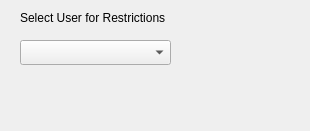
<?xml version="1.0" encoding="UTF-8"?>
<ui version="4.0">
 <class>selectUserGroupDialog</class>
 <widget class="QDialog" name="selectUserGroupDialog">
  <property name="geometry">
   <rect>
    <x>0</x>
    <y>0</y>
    <width>310</width>
    <height>131</height>
   </rect>
  </property>
  <property name="windowTitle">
   <string>Select User</string>
  </property>
  <widget class="QLabel" name="label">
   <property name="geometry">
    <rect>
     <x>20</x>
     <y>10</y>
     <width>221</width>
     <height>16</height>
    </rect>
   </property>
   <property name="text">
    <string>Select User for Restrictions</string>
   </property>
  </widget>
  <widget class="QComboBox" name="comboBox">
   <property name="geometry">
    <rect>
     <x>20</x>
     <y>40</y>
     <width>151</width>
     <height>25</height>
    </rect>
   </property>
   <property name="sizePolicy">
    <sizepolicy hsizetype="Preferred" vsizetype="Preferred">
     <horstretch>0</horstretch>
     <verstretch>0</verstretch>
    </sizepolicy>
   </property>
   <property name="toolTip">
    <string>Selects a user or a group of users for which you want to apply the restrictions.</string>
   </property>
   <property name="currentIndex">
    <number>-1</number>
   </property>
   <property name="sizeAdjustPolicy">
    <enum>QComboBox::AdjustToMinimumContentsLength</enum>
   </property>
  </widget>
 </widget>
 <resources/>
 <connections/>
</ui>
